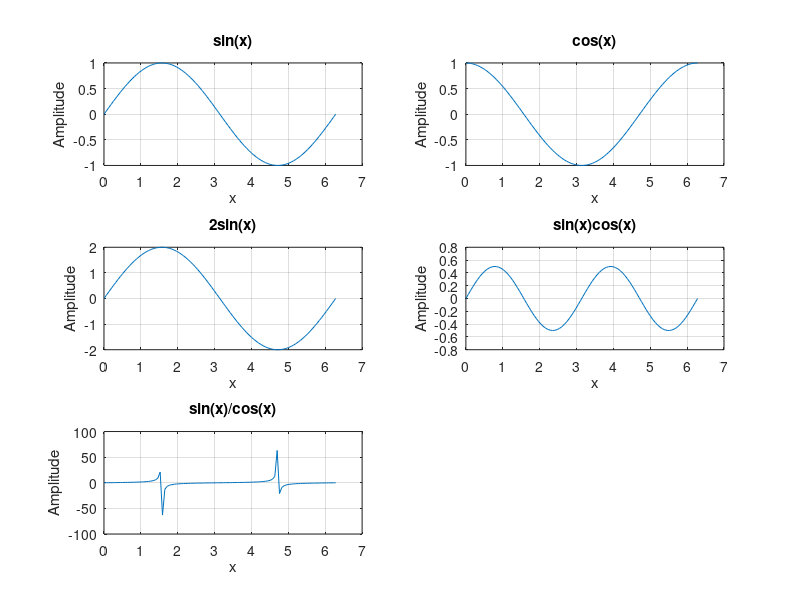

The MATLAB source for this figure:
%Plot sinx, cosx, 2*sinx, sinxcosx, and sinx/cosx using subplot

x = linspace(0, 2*pi, 100);

% 1. sin(x)
subplot(3,2,1);
plot(x, sin(x));
title('sin(x)');
xlabel('x');
ylabel('Amplitude');
grid on;

% 2. cos(x)
subplot(3,2,2);
plot(x, cos(x));
title('cos(x)');
xlabel('x');
ylabel('Amplitude');
grid on;

% 3. 2*sin(x)
subplot(3,2,3);
plot(x, 2*sin(x));
title('2sin(x)');
xlabel('x');
ylabel('Amplitude');
grid on;

% 4. sin(x)*cos(x)
subplot(3,2,4);
plot(x, sin(x).*cos(x));
title('sin(x)cos(x)');
xlabel('x');
ylabel('Amplitude');
grid on;

% 5. sin(x)/cos(x)
subplot(3,2,5);
plot(x, sin(x)./cos(x));
title('sin(x)/cos(x)');
xlabel('x');
ylabel('Amplitude');
grid on;
